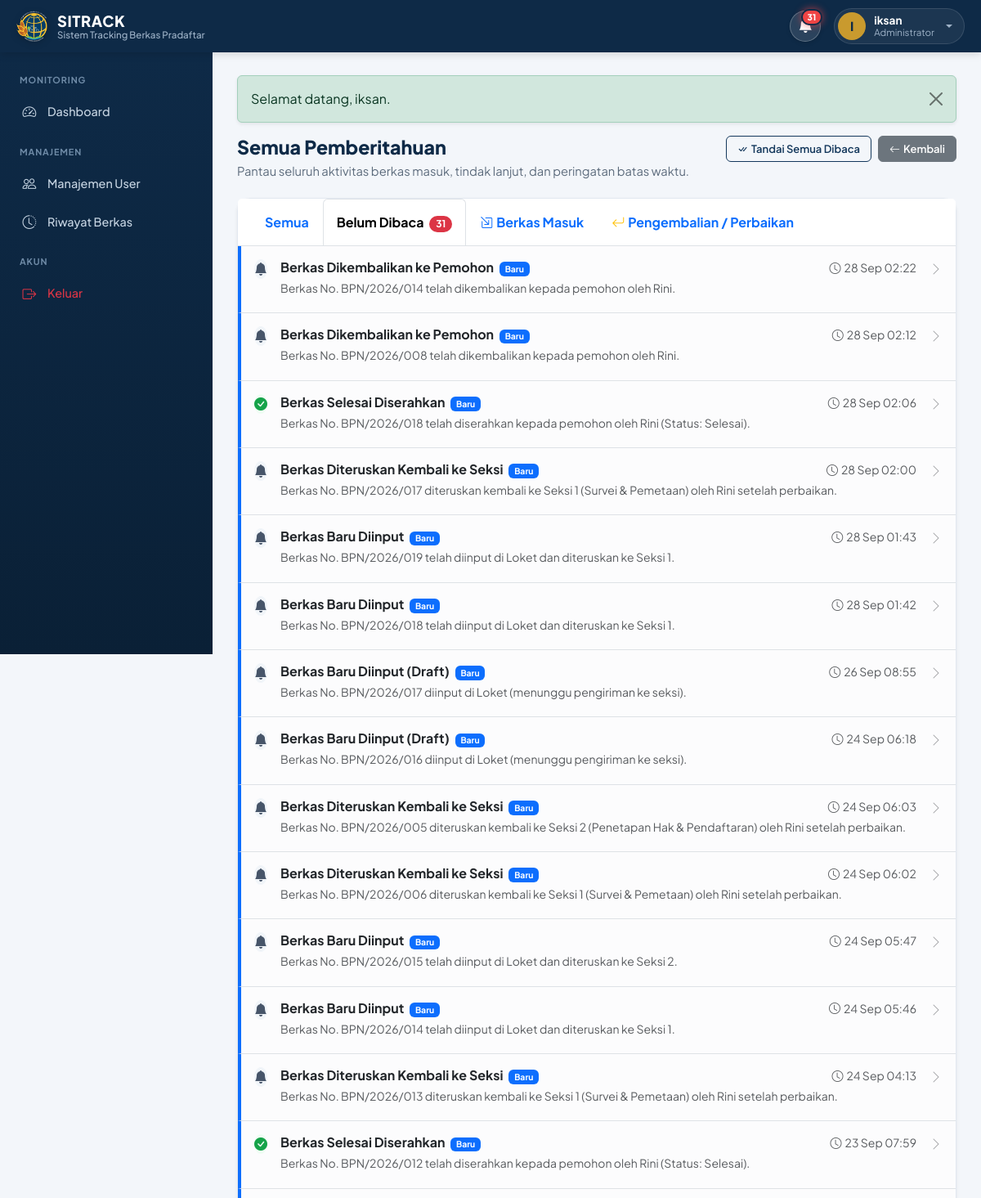
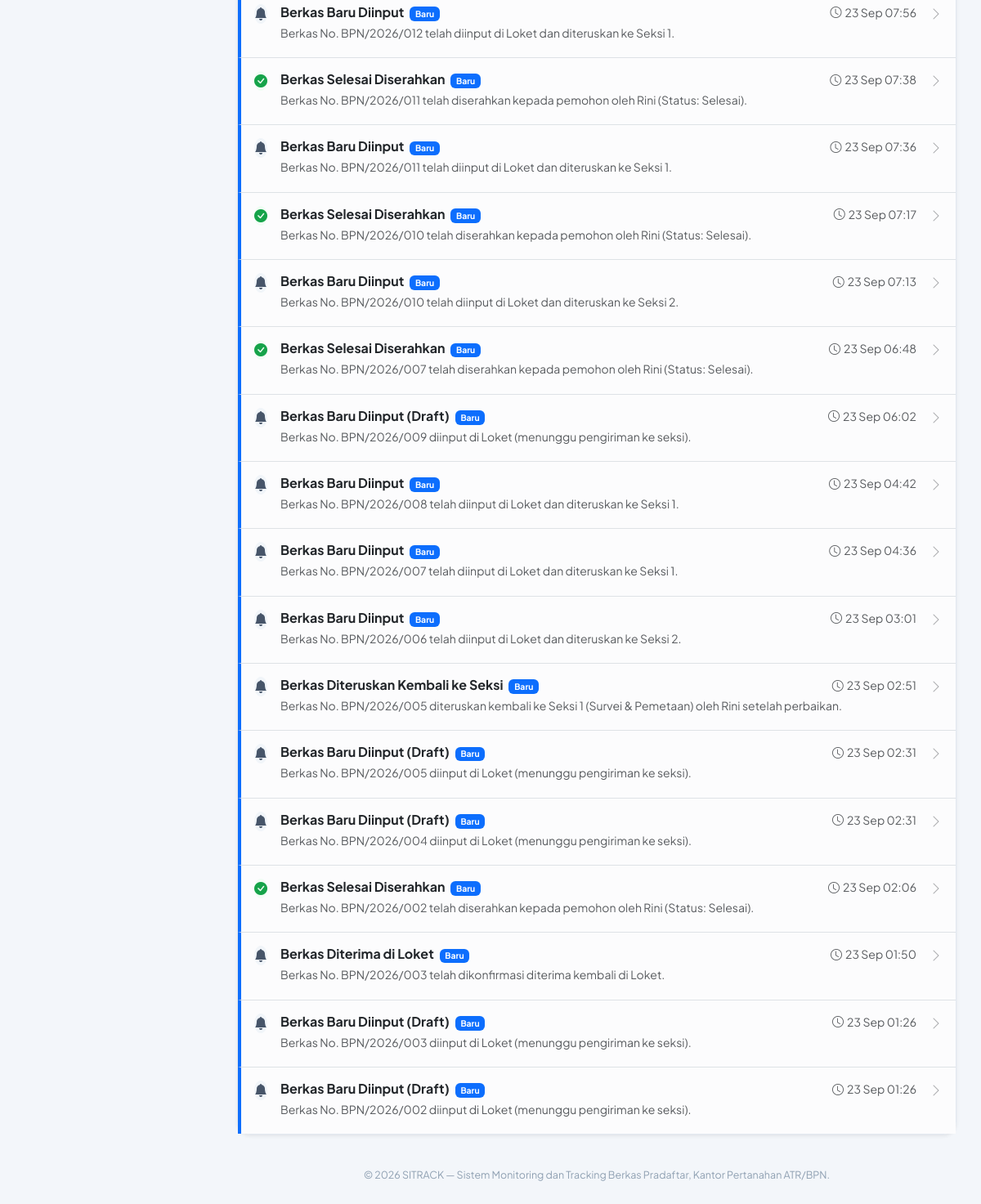
The page /notifikasi.php?tab=unread (signed in) on the database its author committed (2 pictures, top to bottom).
### tables this page shows
CREATE TABLE `notifikasi` (
  `id` int(10) unsigned NOT NULL AUTO_INCREMENT,
  `id_berkas` int(10) unsigned DEFAULT NULL,
  `target_role` enum('admin','loket','seksi_1','seksi_2','all') NOT NULL,
  `target_user_id` int(10) unsigned DEFAULT NULL COMMENT 'Jika ditujukan ke user spesifik',
  `judul` varchar(150) NOT NULL,
  `pesan` text NOT NULL,
  `tipe` enum('masuk','kembali','selesai','warning','kritis','info') NOT NULL DEFAULT 'masuk',
  `link` varchar(255) NOT NULL,
  `created_at` timestamp NOT NULL DEFAULT current_timestamp(),
  PRIMARY KEY (`id`),
  KEY `idx_notif_target` (`target_role`,`target_user_id`),
  KEY `idx_notif_created` (`created_at`),
  KEY `fk_notif_berkas` (`id_berkas`),
  KEY `fk_notif_target_user` (`target_user_id`),
  CONSTRAINT `fk_notif_berkas` FOREIGN KEY (`id_berkas`) REFERENCES `berkas` (`id`) ON DELETE CASCADE,
  CONSTRAINT `fk_notif_target_user` FOREIGN KEY (`target_user_id`) REFERENCES `users` (`id`) ON DELETE SET NULL
);

### includes/notification_helper.php (called while the page is built, shortened)
<?php
function waktuLalu(string|int|null $datetime): string
{
    $time = is_numeric($datetime) ? (int) $datetime : strtotime($datetime);
    $diff = time() - $time;
    if ($diff < 60) {
        return 'Baru saja';
    } elseif ($diff < 3600) {
        $menit = max(1, (int) round($diff / 60));
        return $menit . ' mnt lalu';
    } elseif ($diff < 86400) {
        $jam = max(1, (int) round($diff / 3600));
        return $jam . ' jam lalu';
    } elseif ($diff < 172800) {
        return 'Kemarin, ' . date('H:i', $time);
    } else {
        $bulanIndo = [
            1 => 'Jan', 2 => 'Feb', 3 => 'Mar', 4 => 'Apr', 5 => 'Mei', 6 => 'Jun',
            7 => 'Jul', 8 => 'Agt', 9 => 'Sep', 10 => 'Okt', 11 => 'Nov', 12 => 'Des'
        ];
        $m = (int) date('n', $time);
        return date('d', $time) . ' ' . ($bulanIndo[$m] ?? date('M', $time)) . ' ' . date('H:i', $time);
    }
}
function notifStyle(string $tipe): array
{
    return match ($tipe) {
        'masuk'   => ['bi-box-arrow-in-down-right', 'text-primary', 'bg-primary-subtle', 'style="background-color:#EFF6FF;color:#2563EB;"'],
        'kembali' => ['bi-arrow-return-left', 'text-warning-emphasis', 'bg-warning-subtle', 'style="background-color:#FFFBEB;color:#D97706;"'],
        'selesai' => ['bi-check-circle-fill', 'text-success', 'bg-success-subtle', 'style="background-color:#F0FDF4;color:#16A34A;"'],
        'warning' => ['bi-exclamation-triangle-fill', 'text-warning-emphasis', 'bg-warning-subtle', 'style="background-color:#FFF7ED;color:#EA580C;"'],
        'kritis'  => ['bi-exclamation-octagon-fill', 'text-danger', 'bg-danger-subtle', 'style="background-color:#FEF2F2;color:#DC2626;"'],
        default   => ['bi-bell-fill', 'text-secondary', 'bg-light', 'style="background-color:#F1F5F9;color:#475569;"'],
    };
}
function hitungNotifikasiBelumDibaca(PDO $conn, int $userId, string $role): int
{
    try {
        $stmt = $conn->prepare("
            SELECT COUNT(*)
            FROM notifikasi n
            LEFT JOIN notifikasi_read nr ON nr.notifikasi_id = n.id AND nr.user_id = ?
            WHERE (n.target_role = ? OR n.target_role = 'all' OR n.target_user_id = ?)
              AND (n.target_user_id IS NULL OR n.target_user_id = ?)
              AND nr.id IS NULL
        ");
        $stmt->execute([$userId, $role, $userId, $userId]);
        return (int) $stmt->fetchColumn();
    } catch (Throwable $e) {
        error_log('Error hitungNotifikasiBelumDibaca: ' . $e->getMessage());
        return 0;
    }
}

### includes/functions.php (called while the page is built, shortened)
<?php
function e(?string $value): string
{
    return htmlspecialchars((string) $value, ENT_QUOTES, 'UTF-8');
}
function formatTanggal(?string $datetime): string
{
    $bulan = ['Januari','Februari','Maret','April','Mei','Juni','Juli','Agustus','September','Oktober','November','Desember'];
    $ts = strtotime($datetime);
    return date('d', $ts) . ' ' . $bulan[(int) date('n', $ts) - 1] . ' ' . date('Y H:i', $ts);
}
require_once __DIR__ . '/notification_helper.php';

### notifikasi.php (the view, shortened to what this page needs)
<?php
require_once __DIR__ . '/config/database.php';
require_once __DIR__ . '/includes/functions.php';
$userId = (int) $_SESSION['user_id'];
$role   = $_SESSION['role'] ?? '';
$tab    = $_GET['tab'] ?? 'semua';
$whereClause = "(n.target_role = ? OR n.target_role = 'all' OR n.target_user_id = ?) AND (n.target_user_id IS NULL OR n.target_user_id = ?)";
$params = [$userId, $role, $userId, $userId];
if ($tab === 'unread') {
    $whereClause .= " AND nr.id IS NULL";
} elseif ($tab === 'masuk') {
    $whereClause .= " AND n.tipe = 'masuk'";
} elseif ($tab === 'kembali') {
    $whereClause .= " AND n.tipe = 'kembali'";
}
$stmt = $conn->prepare("
    SELECT n.*,
           (nr.id IS NOT NULL) AS is_read,
           b.nomor_pendaftaran,
           b.nama_pemohon
    FROM notifikasi n
    LEFT JOIN notifikasi_read nr ON nr.notifikasi_id = n.id AND nr.user_id = ?
    LEFT JOIN berkas b ON b.id = n.id_berkas
    WHERE $whereClause
    ORDER BY n.created_at DESC
    LIMIT 100
");
$stmt->execute($params);
$notifikasiList = $stmt->fetchAll();
$totalUnread = hitungNotifikasiBelumDibaca($conn, $userId, $role);
require_once __DIR__ . '/includes/header.php';
require_once __DIR__ . '/includes/sidebar.php';
?>
<div class="page-head">
    <div>
        <h1>Semua Pemberitahuan</h1>
        <p>Pantau seluruh aktivitas berkas masuk, tindak lanjut, dan peringatan batas waktu.</p>
    </div>
    <div class="d-flex gap-2 align-items-center">
        <?php if ($totalUnread > 0): ?>
            <form action="notifikasi.php?tab=<?= urlencode($tab) ?>" method="POST" class="d-inline">
                <button type="submit" class="btn btn-outline-primary btn-sm">
                    <i class="bi bi-check-all me-1"></i>Tandai Semua Dibaca
                </button>
            </form>
        <?php endif; ?>
        <a href="javascript:history.back()" class="btn btn-secondary btn-sm">
            <i class="bi bi-arrow-left me-1"></i>Kembali
        </a>
    </div>
</div>
<div class="card shadow-sm mb-4">
    <div class="card-header bg-white border-bottom p-0">
        <ul class="nav nav-tabs card-header-tabs m-0 px-3 border-0 flex-nowrap overflow-x-auto" style="scrollbar-width: thin; -webkit-overflow-scrolling: touch;">
            <li class="nav-item">
                <a class="nav-link <?= $tab === 'semua' ? 'active fw-bold' : '' ?> py-3" href="notifikasi.php?tab=semua">
                    Semua
                </a>
            </li>
            <li class="nav-item">
                <a class="nav-link <?= $tab === 'unread' ? 'active fw-bold' : '' ?> py-3" href="notifikasi.php?tab=unread">
                    Belum Dibaca
                    <?php if ($totalUnread > 0): ?>
                        <span class="badge bg-danger rounded-pill ms-1"><?= $totalUnread ?></span>
                    <?php endif; ?>
                </a>
            </li>
            <li class="nav-item">
                <a class="nav-link <?= $tab === 'masuk' ? 'active fw-bold' : '' ?> py-3" href="notifikasi.php?tab=masuk">
                    <i class="bi bi-box-arrow-in-down-right me-1 text-primary"></i>Berkas Masuk
                </a>
            </li>
            <li class="nav-item">
                <a class="nav-link <?= $tab === 'kembali' ? 'active fw-bold' : '' ?> py-3" href="notifikasi.php?tab=kembali">
                    <i class="bi bi-arrow-return-left me-1 text-warning"></i>Pengembalian / Perbaikan
                </a>
            </li>
        </ul>
    </div>
    <div class="card-body p-0">
        <?php if (empty($notifikasiList)): ?>
            <div class="text-center py-5">
                <i class="bi bi-bell-slash text-muted" style="font-size: 2.5rem;"></i>
                <div class="fw-semibold mt-2 text-muted">Tidak ada pemberitahuan pada kategori ini.</div>
            </div>
        <?php else: ?>
            <div class="list-group list-group-flush">
                <?php foreach ($notifikasiList as $item):
                    [$icon, $textColor, $bgColor, $styleAttr] = notifStyle($item['tipe']);
                    $isUnread = !(bool)$item['is_read'];
                ?>
                <a href="notifikasi_baca.php?id=<?= (int)$item['id'] ?>"
                   class="list-group-item list-group-item-action p-3 d-flex align-items-start gap-3 transition-all <?= $isUnread ? 'bg-light-subtle' : '' ?>"
                   style="<?= $isUnread ? 'border-left: 4px solid #0D6EFD; background-color: #F8FAFC;' : '' ?>">
                    <div class="rounded-circle d-flex align-items-center justify-content-center flex-shrink-0"
                         <?= $styleAttr ?>
                         style="width: 42px; height: 42px; font-size: 1.15rem;">
                        <i class="bi <?= $icon ?>"></i>
                    </div>
                    <div class="flex-grow-1 min-w-0">
                        <div class="d-flex justify-content-between align-items-center mb-1">
                            <h6 class="mb-0 fw-bold <?= $isUnread ? 'text-dark' : 'text-secondary' ?>">
                                <?= e($item['judul']) ?>
                                <?php if ($isUnread): ?>
                                    <span class="badge text-bg-primary ms-1" style="font-size: 0.65rem;">Baru</span>
                                <?php endif; ?>
                            </h6>
                            <span class="small text-muted" title="<?= formatTanggal($item['created_at']) ?>">
                                <i class="bi bi-clock me-1"></i><?= waktuLalu($item['created_at']) ?>
                            </span>
                        </div>
                        <p class="mb-1 small text-muted text-break" style="line-height: 1.45;">
                            <?= e($item['pesan']) ?>
                        </p>
                    </div>
                    <div>
                        <i class="bi bi-chevron-right text-muted opacity-50"></i>
                    </div>
                </a>
                <?php endforeach; ?>
            </div>
        <?php endif; ?>
    </div>
</div>
<?php require_once __DIR__ . '/includes/footer.php'; ?>

### assets/css/style.css (style rules this page uses)
:root { --navy-900: #0E2A47; --navy-800: #14385C; --navy-700: #1B4770; --gold-500: #C99A2E; --gold-100: #FBF1DC; --bg-canvas: #F3F6FA; --surface: #FFFFFF; --text-900: #16212E; --text-600: #5C6B7C; --text-400: #8FA0B2; --border: #E2E8F0; --radius-md: 10px; --radius-lg: 16px; --shadow-soft: 0 1px 2px rgba(14, 42, 71, 0.06), 0 4px 16px rgba(14, 42, 71, 0.06); }
* { box-sizing: border-box; }
html { height: 100%; }
body { min-height: 100%; }
body { font-family: 'Plus Jakarta Sans', -apple-system, BlinkMacSystemFont, 'Segoe UI', sans-serif; background: var(--bg-canvas); color: var(--text-900); margin: 0; -webkit-font-smoothing: antialiased; }
a { text-decoration: none; }
.page-head { display: flex; align-items: flex-start; justify-content: space-between; gap: 16px; margin-bottom: 22px; flex-wrap: wrap; }
.page-head h1 { font-size: 1.45rem; font-weight: 800; color: var(--navy-900); margin: 0 0 4px; }
.page-head p { color: var(--text-600); margin: 0; font-size: 0.92rem; }
.card { border: 1px solid var(--border); border-radius: var(--radius-lg); box-shadow: var(--shadow-soft); }
.card-header { background: var(--surface); border-bottom: 1px solid var(--border); font-weight: 700; color: var(--navy-900); padding: 16px 20px; }
.card-body { padding: 20px; }
.btn { border-radius: var(--radius-md); font-weight: 600; font-size: 0.89rem; padding: 9px 18px; }
.btn-sm, .btn-group-sm > .btn { padding: 6px 13px; font-size: 0.8125rem; line-height: 1.4; border-radius: 6px; font-weight: 600; }
.btn-outline-primary { color: var(--navy-800); border-color: var(--navy-800); }

### rows shown on the page
notifikasi: judul "Berkas Dikembalikan ke Pemohon", created_at "28 Sep 02:22", pesan "Berkas No. BPN/2026/014 telah dikembalikan kepada pemohon oleh Rini."
notifikasi: judul "Berkas Dikembalikan ke Pemohon", created_at "28 Sep 02:12", pesan "Berkas No. BPN/2026/008 telah dikembalikan kepada pemohon oleh Rini."
notifikasi: judul "Berkas Selesai Diserahkan", created_at "28 Sep 02:06", pesan "Berkas No. BPN/2026/018 telah diserahkan kepada pemohon oleh Rini (Status: Selesai)."
notifikasi: judul "Berkas Diteruskan Kembali ke Seksi", created_at "28 Sep 02:00", pesan "Berkas No. BPN/2026/017 diteruskan kembali ke Seksi 1 (Survei & Pemetaan) oleh Rini setelah perbaikan."
notifikasi: judul "Berkas Baru Diinput", created_at "28 Sep 01:43", pesan "Berkas No. BPN/2026/019 telah diinput di Loket dan diteruskan ke Seksi 1."
notifikasi: judul "Berkas Baru Diinput", created_at "28 Sep 01:42", pesan "Berkas No. BPN/2026/018 telah diinput di Loket dan diteruskan ke Seksi 1."
notifikasi: judul "Berkas Baru Diinput (Draft)", created_at "26 Sep 08:55", pesan "Berkas No. BPN/2026/017 diinput di Loket (menunggu pengiriman ke seksi)."
notifikasi: judul "Berkas Baru Diinput (Draft)", created_at "24 Sep 06:18", pesan "Berkas No. BPN/2026/016 diinput di Loket (menunggu pengiriman ke seksi)."
notifikasi: judul "Berkas Diteruskan Kembali ke Seksi", created_at "24 Sep 06:03", pesan "Berkas No. BPN/2026/005 diteruskan kembali ke Seksi 2 (Penetapan Hak & Pendaftaran) oleh Rini setelah perbaikan."
notifikasi: judul "Berkas Diteruskan Kembali ke Seksi", created_at "24 Sep 06:02", pesan "Berkas No. BPN/2026/006 diteruskan kembali ke Seksi 1 (Survei & Pemetaan) oleh Rini setelah perbaikan."
notifikasi: judul "Berkas Baru Diinput", created_at "24 Sep 05:47", pesan "Berkas No. BPN/2026/015 telah diinput di Loket dan diteruskan ke Seksi 2."
notifikasi: judul "Berkas Baru Diinput", created_at "24 Sep 05:46", pesan "Berkas No. BPN/2026/014 telah diinput di Loket dan diteruskan ke Seksi 1."
notifikasi: judul "Berkas Diteruskan Kembali ke Seksi", created_at "24 Sep 04:13", pesan "Berkas No. BPN/2026/013 diteruskan kembali ke Seksi 1 (Survei & Pemetaan) oleh Rini setelah perbaikan."
notifikasi: judul "Berkas Selesai Diserahkan", created_at "23 Sep 07:59", pesan "Berkas No. BPN/2026/012 telah diserahkan kepada pemohon oleh Rini (Status: Selesai)."
notifikasi: judul "Berkas Baru Diinput", created_at "23 Sep 07:56", pesan "Berkas No. BPN/2026/012 telah diinput di Loket dan diteruskan ke Seksi 1."
notifikasi: judul "Berkas Selesai Diserahkan", created_at "23 Sep 07:38", pesan "Berkas No. BPN/2026/011 telah diserahkan kepada pemohon oleh Rini (Status: Selesai)."
notifikasi: judul "Berkas Baru Diinput", created_at "23 Sep 07:36", pesan "Berkas No. BPN/2026/011 telah diinput di Loket dan diteruskan ke Seksi 1."
notifikasi: judul "Berkas Selesai Diserahkan", created_at "23 Sep 07:17", pesan "Berkas No. BPN/2026/010 telah diserahkan kepada pemohon oleh Rini (Status: Selesai)."
notifikasi: judul "Berkas Baru Diinput", created_at "23 Sep 07:13", pesan "Berkas No. BPN/2026/010 telah diinput di Loket dan diteruskan ke Seksi 2."
notifikasi: judul "Berkas Selesai Diserahkan", created_at "23 Sep 06:48", pesan "Berkas No. BPN/2026/007 telah diserahkan kepada pemohon oleh Rini (Status: Selesai)."
notifikasi: judul "Berkas Baru Diinput (Draft)", created_at "23 Sep 06:02", pesan "Berkas No. BPN/2026/009 diinput di Loket (menunggu pengiriman ke seksi)."
notifikasi: judul "Berkas Baru Diinput", created_at "23 Sep 04:42", pesan "Berkas No. BPN/2026/008 telah diinput di Loket dan diteruskan ke Seksi 1."
notifikasi: judul "Berkas Baru Diinput", created_at "23 Sep 04:36", pesan "Berkas No. BPN/2026/007 telah diinput di Loket dan diteruskan ke Seksi 1."
notifikasi: judul "Berkas Baru Diinput", created_at "23 Sep 03:01", pesan "Berkas No. BPN/2026/006 telah diinput di Loket dan diteruskan ke Seksi 2."
notifikasi: judul "Berkas Diteruskan Kembali ke Seksi", created_at "23 Sep 02:51", pesan "Berkas No. BPN/2026/005 diteruskan kembali ke Seksi 1 (Survei & Pemetaan) oleh Rini setelah perbaikan."
notifikasi: judul "Berkas Baru Diinput (Draft)", created_at "23 Sep 02:31", pesan "Berkas No. BPN/2026/005 diinput di Loket (menunggu pengiriman ke seksi)."
notifikasi: judul "Berkas Baru Diinput (Draft)", created_at "23 Sep 02:31", pesan "Berkas No. BPN/2026/004 diinput di Loket (menunggu pengiriman ke seksi)."
notifikasi: judul "Berkas Selesai Diserahkan", created_at "23 Sep 02:06", pesan "Berkas No. BPN/2026/002 telah diserahkan kepada pemohon oleh Rini (Status: Selesai)."
notifikasi: judul "Berkas Diterima di Loket", created_at "23 Sep 01:50", pesan "Berkas No. BPN/2026/003 telah dikonfirmasi diterima kembali di Loket."
notifikasi: judul "Berkas Baru Diinput (Draft)", created_at "23 Sep 01:26", pesan "Berkas No. BPN/2026/003 diinput di Loket (menunggu pengiriman ke seksi)."
notifikasi: judul "Berkas Baru Diinput (Draft)", created_at "23 Sep 01:26", pesan "Berkas No. BPN/2026/002 diinput di Loket (menunggu pengiriman ke seksi)."

### other values the page prints
$notifUnreadCount "31"
substr($user['nama_lengkap'] ?? '?', 0, 1) "I"
$user['nama_lengkap'] "iksan"
roleLabel($user['role'] ?? '') "Administrator"
$flash['message'] "Selamat datang, iksan."
$totalUnread "31"
